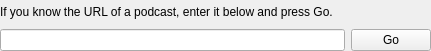
<?xml version="1.0" encoding="UTF-8"?>
<ui version="4.0">
 <class>AddPodcastByUrl</class>
 <widget class="QWidget" name="AddPodcastByUrl">
  <property name="geometry">
   <rect>
    <x>0</x>
    <y>0</y>
    <width>431</width>
    <height>51</height>
   </rect>
  </property>
  <property name="windowTitle">
   <string>Enter a URL</string>
  </property>
  <property name="windowIcon">
   <iconset resource="../../data/data.qrc">
    <normaloff>:/providers/podcast32.png</normaloff>:/providers/podcast32.png</iconset>
  </property>
  <layout class="QVBoxLayout" name="verticalLayout">
   <property name="margin">
    <number>0</number>
   </property>
   <item>
    <widget class="QLabel" name="label">
     <property name="text">
      <string>If you know the URL of a podcast, enter it below and press Go.</string>
     </property>
    </widget>
   </item>
   <item>
    <layout class="QHBoxLayout" name="horizontalLayout">
     <item>
      <widget class="QLineEdit" name="url"/>
     </item>
     <item>
      <widget class="QPushButton" name="go">
       <property name="text">
        <string>Go</string>
       </property>
      </widget>
     </item>
    </layout>
   </item>
  </layout>
 </widget>
 <resources>
  <include location="../../data/data.qrc"/>
 </resources>
 <connections>
  <connection>
   <sender>url</sender>
   <signal>returnPressed()</signal>
   <receiver>go</receiver>
   <slot>click()</slot>
   <hints>
    <hint type="sourcelabel">
     <x>109</x>
     <y>24</y>
    </hint>
    <hint type="destinationlabel">
     <x>429</x>
     <y>49</y>
    </hint>
   </hints>
  </connection>
 </connections>
</ui>
